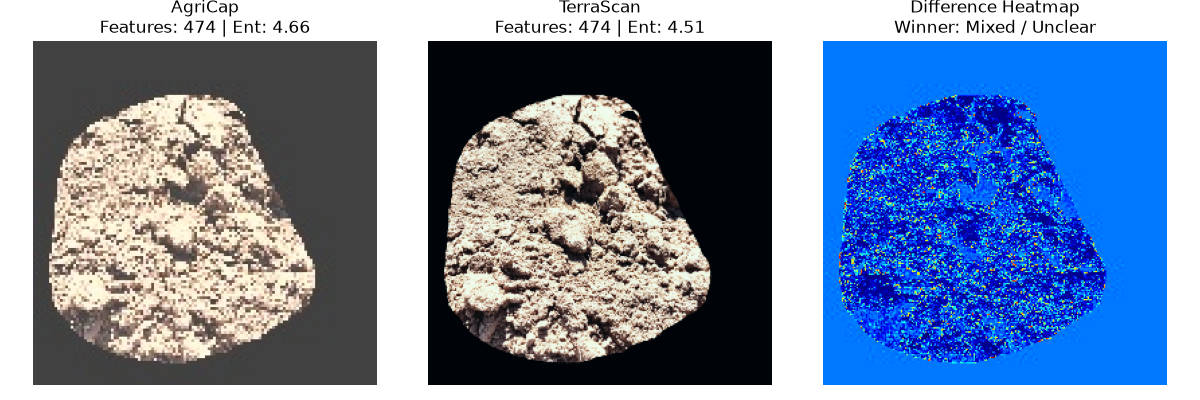
#> input picture visual_comparisons/08700ab9_comparison.png, 1200 x 400 px
$ python -i SimilarityModel.py   (imports and definitions only)   (older library calls are emulated)
#> lines starting #> are read from the running program, lines starting #| are printed output that depends on the picture
#> further down, picture is the input picture: shape (400, 1200, 3); mean B, G, R 166.3, 135.9, 116.7
"""
pipeline_similarity.py
======================
Compares preprocessed soil images from two pipeline folders:
  - AgriCapture  : crop + center only
  - TerraScan    : BrightnessCalibrator → white balance → denoise → 256×256

Upgraded to measure Similarity, Image Quality, Feature Counts, and generate Visual Diffs.


Dependencies
------------
    pip install opencv-python scikit-image numpy scipy scikit-learn matplotlib


README USAGE:
Visualizer:
python SimilarityModel.py SoilScanDataset ProcessedSoilScanDataset --output-csv results.csv --visualize

CLI | CSV
python SimilarityModel.py SoilScanDataset ProcessedSoilScanDataset --output-csv results.csv

OUTPUT:
./Visual_comparisons/  (if --visualize)
./results.csv  (if --output-csv)

"""

import os
import re
import csv
import time
from pathlib import Path

import cv2
import numpy as np
from scipy.spatial.distance import cosine
from skimage.metrics import structural_similarity as ssim
from skimage.feature import graycomatrix, graycoprops
from skimage.measure import shannon_entropy
import matplotlib.pyplot as plt


# ── UUID extractor ─────────────────────────────────────────────────────────────
_UUID_RE = re.compile(r"_([0-9a-f]{8})(?:_processed)?(?:\.[^.]+)?$", re.IGNORECASE)

# [32 lines left out: functions _extract_uuid, _load_bgr, _soil_mask, not called in this run]


def _resize(bgr: np.ndarray, size: int = 256) -> np.ndarray:
    return cv2.resize(bgr, (size, size), interpolation=cv2.INTER_AREA)


def _glcm_vector(gray: np.ndarray) -> np.ndarray:
    """72-D GLCM feature vector (3 distances × 4 angles × 6 props)."""
    g = np.clip((gray // 32).astype(np.uint8), 0, 7)
    feats = []
    for d in [1, 2, 3]:
        for a in [0, np.pi / 4, np.pi / 2, 3 * np.pi / 4]:
            m = graycomatrix(g, [d], [a], levels=8, symmetric=True, normed=True)
            for prop in ["contrast", "dissimilarity", "homogeneity",
                         "energy", "correlation", "ASM"]:
                feats.append(graycoprops(m, prop)[0, 0])
    return np.array(feats, dtype=np.float64)


def _cls_features(bgr: np.ndarray) -> np.ndarray:
    """
    Full 79-D CLS feature vector matching LabColorExtractor.extract_features().
    Steps: white balance → denoise → 256×256 → GLCM (72) + LAB stats (7)
    """
    # White balance (Gray World)
    lab = cv2.cvtColor(bgr, cv2.COLOR_BGR2LAB).astype(np.float32)
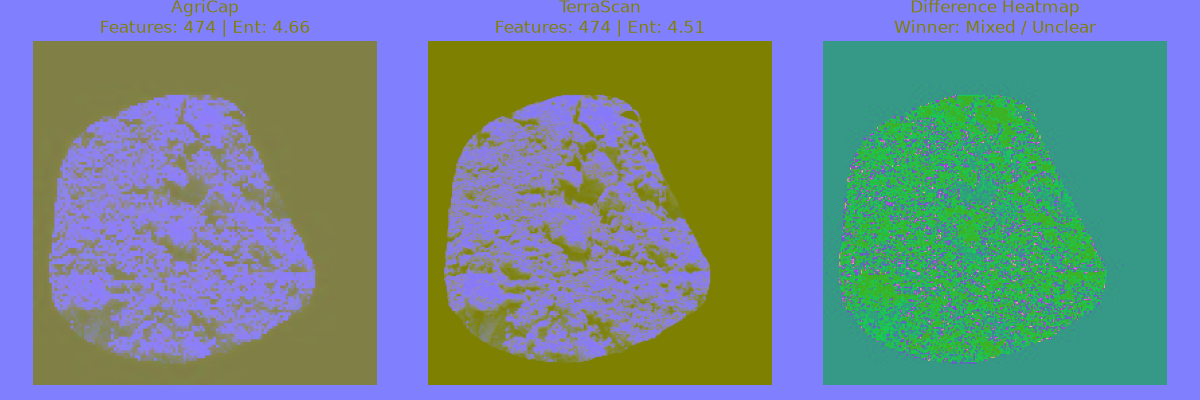
#> lab: shape (400, 1200, 3) float32; mean B, G, R 143.6, 136.2, 112.6
    avg_a, avg_b = np.mean(lab[:, :, 1]), np.mean(lab[:, :, 2])
#> avg_a = 136.2; avg_b = 112.4
    lab[:, :, 1] -= (avg_a - 128) * (lab[:, :, 0] / 255.0) * 1.1
    lab[:, :, 2] -= (avg_b - 128) * (lab[:, :, 0] / 255.0) * 1.1
    wb = cv2.cvtColor(np.clip(lab, 0, 255).astype(np.uint8), cv2.COLOR_LAB2BGR)
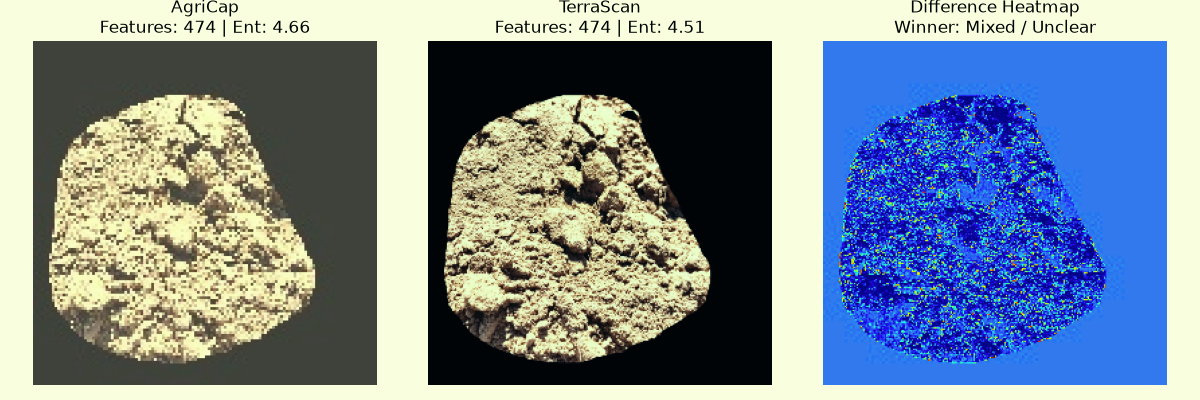
#> wb: shape (400, 1200, 3); mean B, G, R 148.7, 137.4, 122.8

    # Denoise + standardise
    wb = cv2.GaussianBlur(wb, (3, 3), 0)
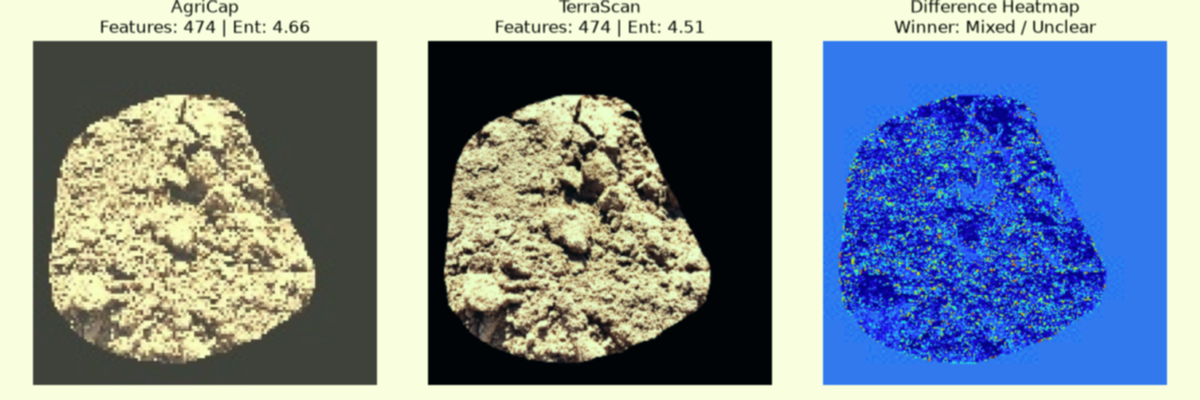
#> wb: shape (400, 1200, 3); mean B, G, R 148.7, 137.4, 122.8
    wb = cv2.resize(wb, (256, 256))
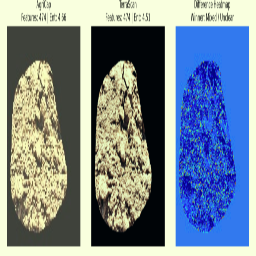
#> wb: shape (256, 256, 3); mean B, G, R 148.4, 137.2, 122.5
    wb = cv2.normalize(wb, None, 0, 255, cv2.NORM_MINMAX)

    gray = cv2.cvtColor(wb, cv2.COLOR_BGR2GRAY)
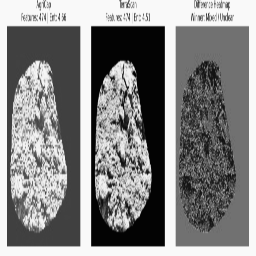
#> gray: shape (256, 256); min 3, max 249, mean 133.9
    glcm = _glcm_vector(gray)
#> in _glcm_vector, `g = np.clip((gray // 32).astype(np.uint8), 0, 7)`:
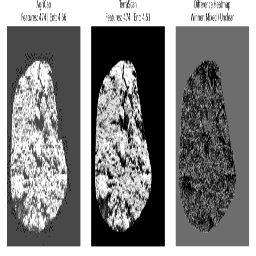
#> g: shape (256, 256); min 0, max 7, mean 3.73; drawn with min black and max white
#> after the loop in _glcm_vector, `for d in [1, 2, 3]:`: feats = 72 values, max 3.66 at index 48, min 0.0895 at index 53, mean 0.798
#> glcm has the same summary as feats in _glcm_vector

    lab2 = cv2.cvtColor(wb, cv2.COLOR_BGR2LAB)
#> lab2: shape (256, 256, 3); mean of channels 0, 1, 2 142.3, 130.9, 121
    ml, ma, mb = cv2.mean(lab2)[:3]
#> ml = 142.3; ma = 130.9; mb = 121
    sl = np.std(lab2[:, :, 0])
#> sl = 86.67
    sa = np.std(lab2[:, :, 1])
#> sa = 16.05
    sb = np.std(lab2[:, :, 2])
#> sb = 35.06
    lap = cv2.Laplacian(gray, cv2.CV_64F).var()
#> lap = 5203.6

    return np.hstack([glcm, [ml, ma, mb, sl, sa, sb, lap]])


# [27 lines left out: functions _color_hist, _lab_stats, _get_quality_metrics, _count_keypoints, not called in this run]


# ── Main class ─────────────────────────────────────────────────────────────────

class PipelineSimilarityAnalyzer:
    """
    Compare AgriCapture vs TerraScan preprocessed image folders.
    """

    SUPPORTED_EXT = {".jpg", ".jpeg", ".png", ".bmp", ".tiff", ".tif"}

    CSV_FIELDS = [
        "uuid", "agricapture_file", "terrascan_file",
        "ssim", "hist_cosine", "glcm_cosine", "cls_cosine",
        "L_mean_ac", "L_mean_ts", "L_delta",
        "A_mean_ac", "A_mean_ts", "A_delta",
        "B_mean_ac", "B_mean_ts", "B_delta",
        "sharpness_ac", "sharpness_ts",
        "entropy_ac", "entropy_ts",
        "kp_count_ac", "kp_count_ts",
        "similarity_verdict", "quality_winner"
    ]

    # [298 lines left out: functions __init__, _index_folder, _match_pairs, _generate_visual_diff, _analyze_pair, _print_report and 3 more, not called in this run]


# ── CLI convenience ────────────────────────────────────────────────────────────

# [24 lines not run here, left out]

>>> import cv2
>>> picture = cv2.imread('visual_comparisons/08700ab9_comparison.png')
>>> result = _cls_features(picture)
#> result = 79 values, max 5203.6 at index 78, min 0.0895 at index 53, mean 73.33

$ run again, on visual_comparisons/23079a73_comparison.png
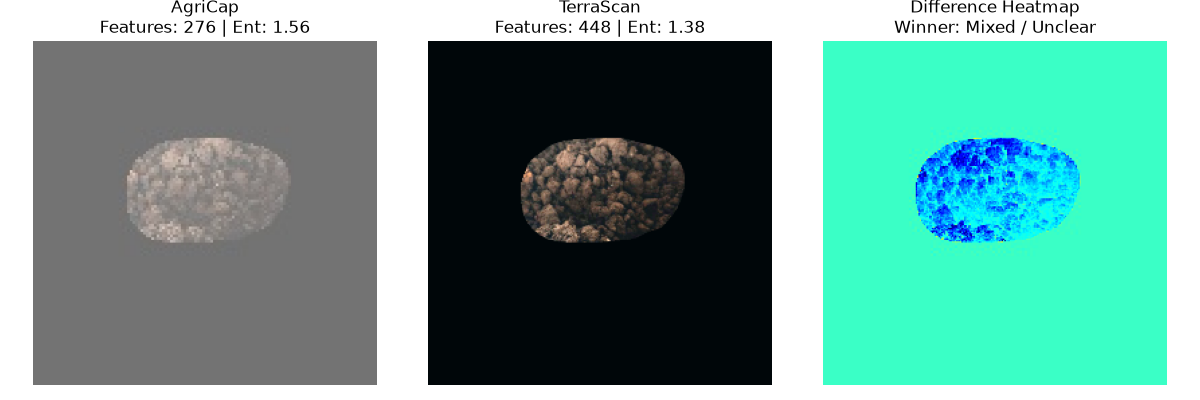
#> input picture visual_comparisons/23079a73_comparison.png, 1200 x 400 px
#> picture is the input picture: shape (400, 1200, 3); mean B, G, R 147.9, 157.8, 109.2
#> in _cls_features, `lab = cv2.cvtColor(bgr, cv2.COLOR_BGR2LAB).astype(np.float32)`:
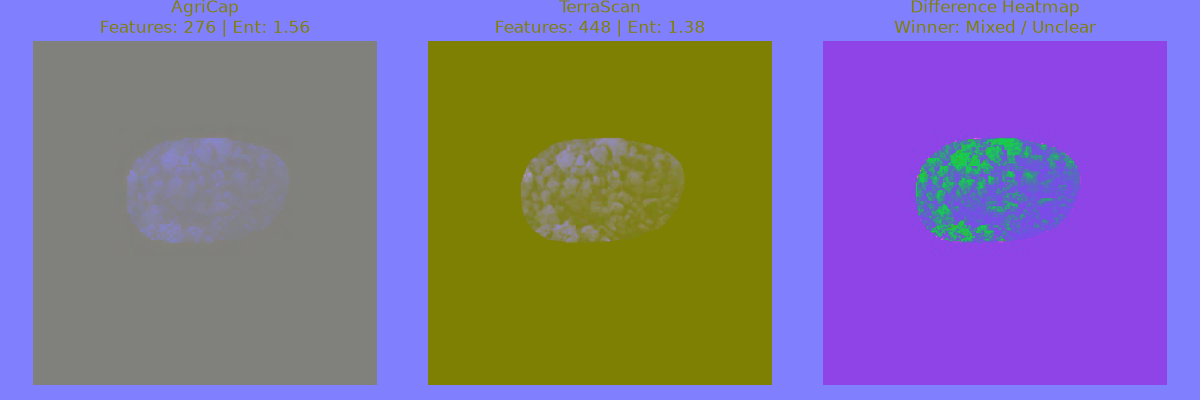
#> lab: shape (400, 1200, 3) float32; mean B, G, R 154.8, 114.8, 130
#> avg_a = 114.9; avg_b = 129.5
#> in _cls_features, `gray = cv2.cvtColor(wb, cv2.COLOR_BGR2GRAY)`:
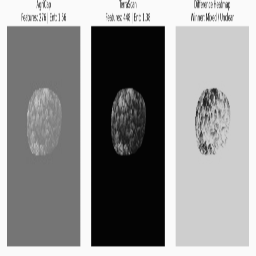
#> gray: shape (256, 256); min 4, max 250, mean 145.2
#> after the loop in _glcm_vector, `for d in [1, 2, 3]:`: feats = 72 values, max 1.54 at index 48, min 0.0784 at index 13, mean 0.584
#> glcm has the same summary as feats in _glcm_vector
#> lab2: shape (256, 256, 3); mean of channels 0, 1, 2 152.8, 121.1, 128
#> ml = 152.8; ma = 121.1; mb = 128
#> sl = 94.17
#> sa = 21.89
#> sb = 10.9
#> lap = 1603.7
#> result = 79 values, max 1603.7 at index 78, min 0.0784 at index 13, mean 27.53

$ run again, on visual_comparisons/258bea1d_comparison.png
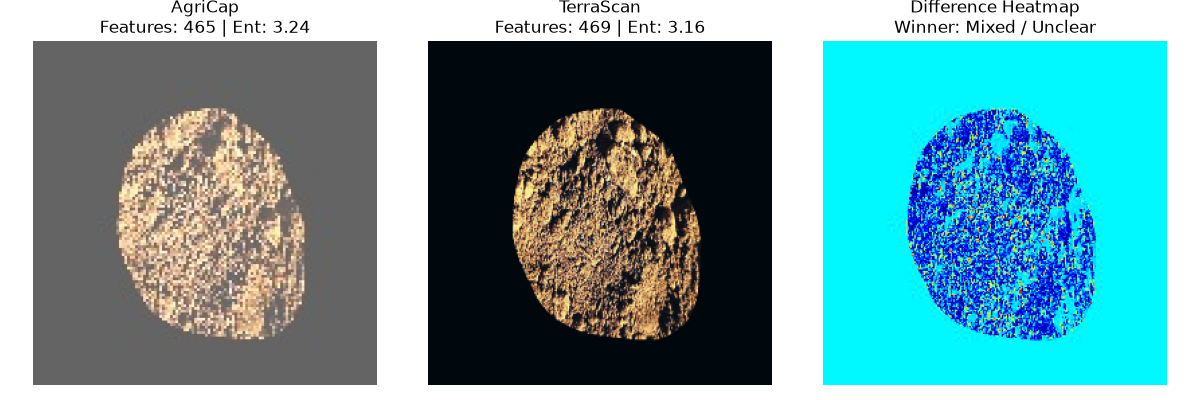
#> input picture visual_comparisons/258bea1d_comparison.png, 1200 x 400 px
#> picture is the input picture: shape (400, 1200, 3); mean B, G, R 159.9, 154.7, 107
#> in _cls_features, `lab = cv2.cvtColor(bgr, cv2.COLOR_BGR2LAB).astype(np.float32)`:
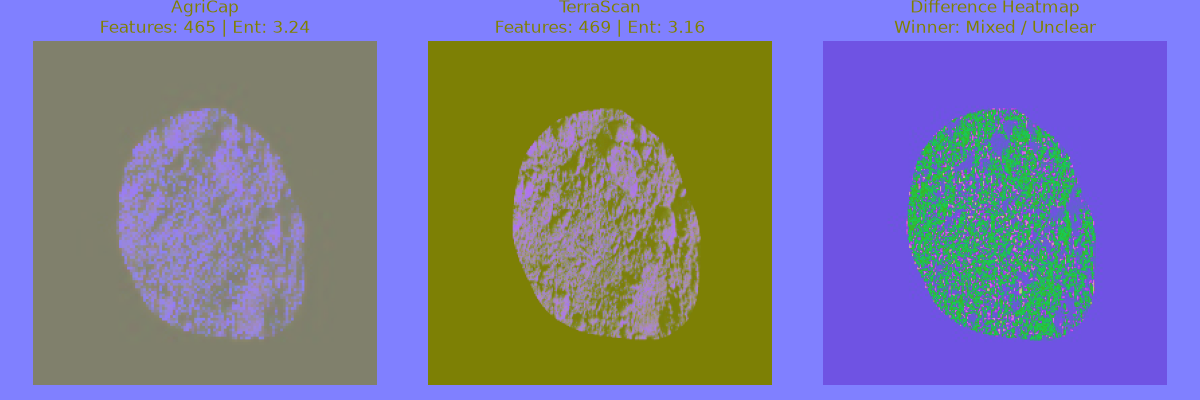
#> lab: shape (400, 1200, 3) float32; mean B, G, R 154.9, 122.2, 123.4
#> avg_a = 122.1; avg_b = 123.4
#> in _glcm_vector, `g = np.clip((gray // 32).astype(np.uint8), 0, 7)`:
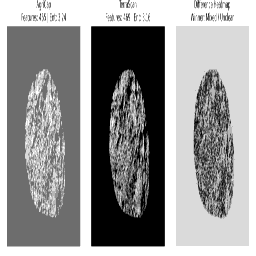
#> g: shape (256, 256); min 0, max 7, mean 4.12; drawn with min black and max white
#> after the loop in _glcm_vector, `for d in [1, 2, 3]:`: feats = 72 values, max 2.4 at index 48, min 0.119 at index 53, mean 0.677
#> glcm has the same summary as feats in _glcm_vector
#> lab2: shape (256, 256, 3); mean of channels 0, 1, 2 153.8, 123.7, 125.8
#> ml = 153.8; ma = 123.7; mb = 125.8
#> sl = 89.02
#> sa = 19.04
#> sb = 19.03
#> lap = 3795.8
#> result = 79 values, max 3795.8 at index 78, min 0.119 at index 53, mean 55.38

$ run again, on visual_comparisons/26970d07_comparison.png
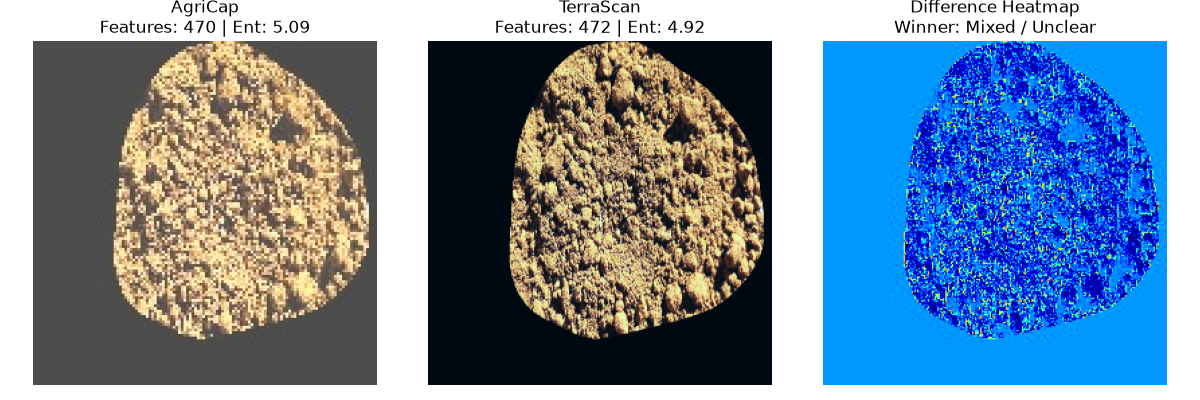
#> input picture visual_comparisons/26970d07_comparison.png, 1200 x 400 px
#> picture is the input picture: shape (400, 1200, 3); mean B, G, R 160.9, 139.3, 117
#> in _cls_features, `lab = cv2.cvtColor(bgr, cv2.COLOR_BGR2LAB).astype(np.float32)`:
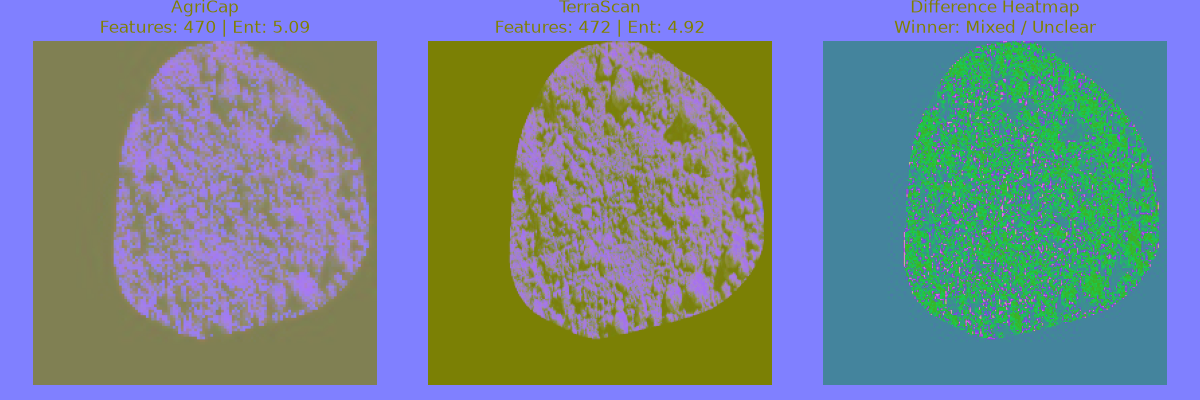
#> lab: shape (400, 1200, 3) float32; mean B, G, R 146.2, 133.6, 117.1
#> avg_a = 133.6; avg_b = 117
#> in _glcm_vector, `g = np.clip((gray // 32).astype(np.uint8), 0, 7)`:
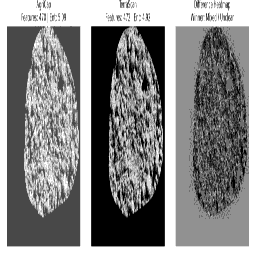
#> g: shape (256, 256); min 0, max 7, mean 3.76; drawn with min black and max white
#> after the loop in _glcm_vector, `for d in [1, 2, 3]:`: feats = 72 values, max 3.5 at index 48, min 0.0781 at index 53, mean 0.791
#> glcm has the same summary as feats in _glcm_vector
#> lab2: shape (256, 256, 3); mean of channels 0, 1, 2 145.4, 129.8, 123.1
#> ml = 145.4; ma = 129.8; mb = 123.1
#> sl = 81.36
#> sa = 13.97
#> sb = 34.34
#> lap = 5566.7
#> result = 79 values, max 5566.7 at index 78, min 0.0781 at index 53, mean 77.87
